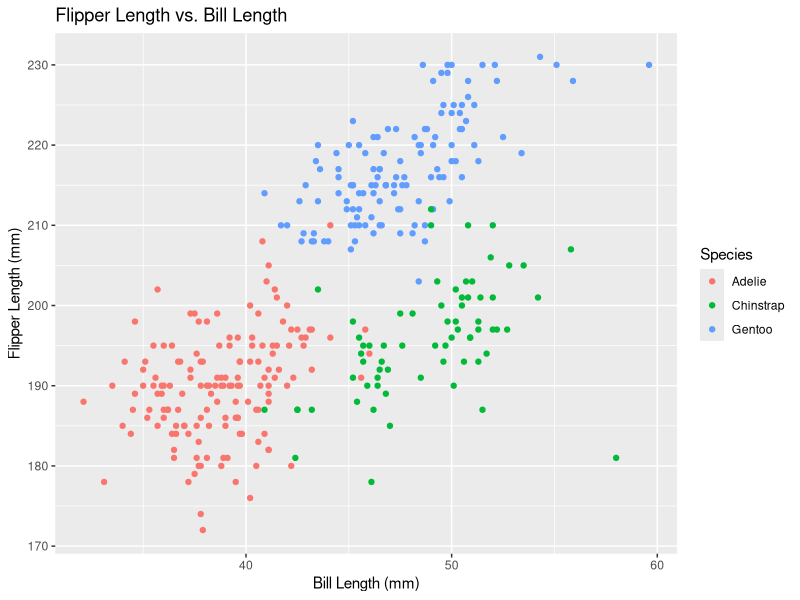
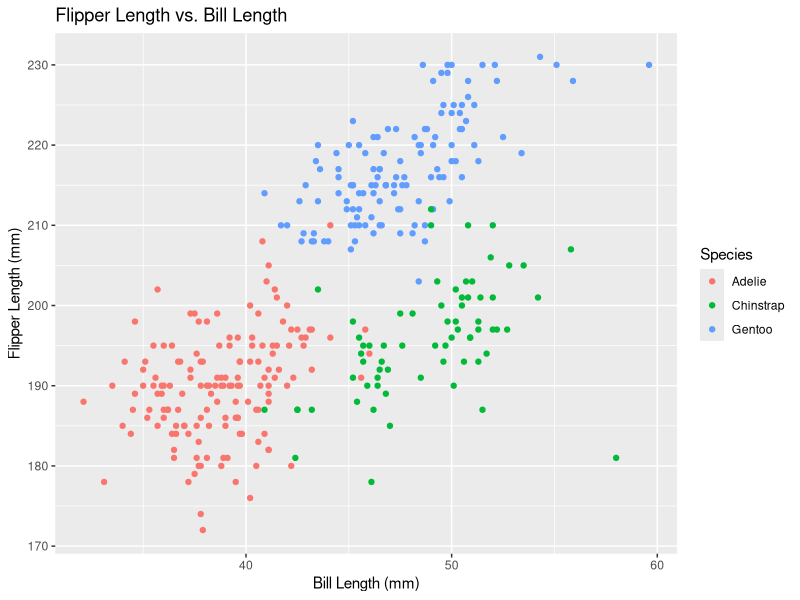

Generate these figures, in order, with R:
## ---- chunk 1
knitr::opts_chunk$set(echo = FALSE, warning = FALSE, message = FALSE)

# load libraries
library(tidyverse)
library(ggplot2)
## ---- chunk 2
# import dataset
data("penguins", package = "palmerpenguins")
## ---- chunk 3
# Make a scatterplot of flipper_length_mm (y) vs bill_length_mm (x); color points using the species variable

p <- ggplot(penguins, aes(x = bill_length_mm, y = flipper_length_mm, color = species))
p <- p + geom_point()
p <- p + labs(title = "Flipper Length vs. Bill Length", x = "Bill Length (mm)", y = "Flipper Length (mm)", color = "Species")

# save the plot
ggsave("flipper_bill_length.png", plot = p, width = 6, height = 4)

print(p)
## ---- chunk 4
# Create a data frame comprised of:
# 
# a random sample of size 10 from a standard Normal distribution
# a logical vector indicating whether elements of the sample are greater than 0
# a character vector of length 10
# a factor vector of length 10, with 3 different factor “levels”

# set a random seed
set.seed(8105)

balance = rnorm(10)
good = balance > 0
staff = letters[1:10]
manager = factor(c(rep(letters[1:3], 3), letters[1]))

store <- tibble(balance, good, staff, manager)

store

## ---- chunk 5
# Try to take the mean of each variable in your dataframe. What works and what doesn’t?
# 
# Hint: to take the mean of a variable in a dataframe, you need to pull the variable out of the dataframe. Try loading the tidyverse and using the pull function.

print("Mean of variable, 'balance'")
mean(pull(store, balance), na.rm = T)
print("Mean of variable, 'good'")
mean(pull(store, good), na.rm = T)
print("Mean of variable, 'staff'")
mean(pull(store, staff), na.rm = T)
print("Mean of variable, 'manager'")
mean(pull(store, manager), na.rm = T)
## ---- chunk 6
# Write a code chunk that applies the as.numeric function to the logical, character, and factor variables (please show this chunk but not the output). What happens, and why? Does this help explain what happens when you try to take the mean?

# logical
as.numeric(pull(store, good))
# character
as.numeric(pull(store, staff))
# factor
as.numeric(pull(store,manager))
